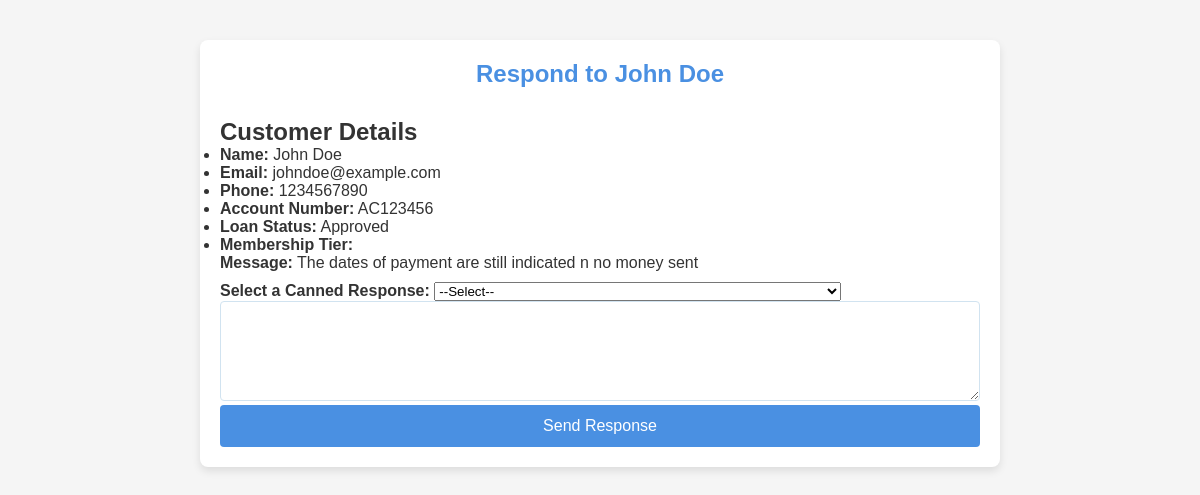
Page /respond/2/ on the committed database.
### messaging/models.py (models this page shows, shortened)
class Message(models.Model):
    STATUS_CHOICES = [
        ('new', 'New'),
        ('in_progress', 'In Progress'),
        ('resolved', 'Resolved'),
    ]
    URGENCY_LEVELS = [
        ('low', 'Low'),
        ('medium', 'Medium'),
        ('high', 'High'),
    ]
    customer = models.ForeignKey(Customer, on_delete=models.CASCADE)
    content = models.TextField()
    urgency = models.CharField(max_length=10, choices=URGENCY_LEVELS, default='low')
    timestamp = models.DateTimeField(auto_now_add=True)
    customer = models.ForeignKey(Customer, on_delete=models.CASCADE)
    agent = models.ForeignKey(Agent, on_delete=models.SET_NULL, null=True, blank=True)
    content = models.TextField()
    response = models.TextField(null=True, blank=True)
    timestamp = models.DateTimeField(auto_now_add=True)
    status = models.CharField(max_length=20, choices=STATUS_CHOICES, default='new')
    urgency = models.BooleanField(default=False)

class Customer(models.Model):
    name = models.CharField(max_length=100)
    email = models.EmailField(null=True, blank=True)
    phone = models.CharField(max_length=15, null=True, blank=True)
    account_number = models.CharField(max_length=20, null=True, blank=True)  # New field for account ID
    loan_status = models.CharField(max_length=50, null=True, blank=True)     # New field for loan status

### messaging/views.py (the view, shortened to what this page needs)
# urls.py: path('respond/<int:message_id>/', views.respond_to_message, name='respond_to_message'),
def respond_to_message(request, message_id):
    message = get_object_or_404(Message, id=message_id)
    customer = message.customer
    return render(request, 'messaging/respond.html', {'message': message,'customer': customer,  'canned_responses': CANNED_RESPONSES,'confirmation': 'Response saved successfully!'})

### messaging/templates/messaging/respond.html (shortened to what this page needs)
<!DOCTYPE html>
<html lang="en">
<head>
    {% load static %}
    <link rel="stylesheet" href="{% static 'css/style.css' %}">
</head>
<body>
<div class="container">
    <header>
        <h1>Respond to {{ message.customer.name }}</h1>
    </header>
    <section class="customer-details">
        <h2>Customer Details</h2>
        <ul>
            <li><strong>Name:</strong> {{ customer.name }}</li>
            <li><strong>Email:</strong> {{ customer.email }}</li>
            <li><strong>Phone:</strong> {{ customer.phone }}</li>
            <li><strong>Account Number:</strong> {{ customer.account_number }}</li>
            <li><strong>Loan Status:</strong> {{ customer.loan_status }}</li>
            <li><strong>Membership Tier:</strong> {{ customer.get_membership_tier_display }}</li>
        </ul>
    </section>
    <section class="response-form">
        <p><strong>Message:</strong> {{ message.content }}</p>
        <form method="post">
            <label for="canned_responses">Select a Canned Response:</label>
            <select id="canned_responses" onchange="document.getElementById('response').value = this.value;">
                <option value="">--Select--</option>
            </select>
            <textarea id="response" name="response"></textarea>
            <button type="submit" class="send-button">Send Response</button>
        </form>
    </section>
</div>
</body>
</html>

### messaging/static/css/style.css (style rules this page uses)
* { margin: 0; padding: 0; box-sizing: border-box; }
body { font-family: Arial, sans-serif; background-color: #f5f5f5; color: #333333; }
.container { max-width: 800px; margin: 40px auto; padding: 20px; background-color: #ffffff; box-shadow: 0 4px 8px rgba(0, 0, 0, 0.1); border-radius: 8px; }
header { text-align: center; padding-bottom: 20px; }
header h1 { color: #4a90e2; font-size: 24px; margin-bottom: 10px; }
.response-form { display: flex; flex-direction: column; gap: 10px; }
label { font-weight: bold; margin-top: 10px; }
textarea { width: 100%; height: 100px; padding: 10px; border: 1px solid #d1e3f0; border-radius: 4px; font-size: 14px; }
.send-button { width: 100%; padding: 12px; font-size: 16px; color: #ffffff; background-color: #4a90e2; border: none; border-radius: 4px; cursor: pointer; transition: background-color 0.3s ease; }

### rows in the picture
Message: customer.name "John Doe", content "The dates of payment are still indicated n no money sent"
Customer: name "John Doe", email "johndoe@example.com", phone "1234567890", account_number "AC123456", loan_status "Approved"
